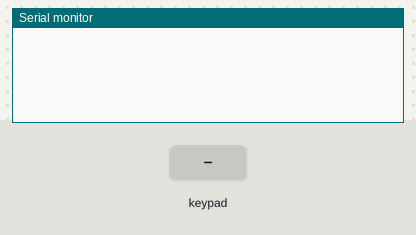
Simulated run of this sketch. Board: ESP32. Shown: the last lines printed to the serial monitor. The inputs (shaded band) are chosen by the test bench.

Above: at 1.2 s.
1.3 s: key '1' pressed
At 1.6 s:
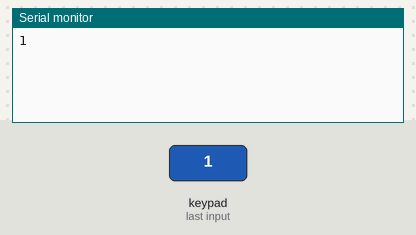
2.8 s: keypad keys 1 7 4 1 4 1 5 # pressed 0.4 s apart
At 6.1 s:
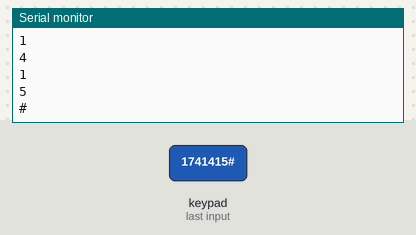
7.5 s: key 'A' pressed
At 8.7 s:
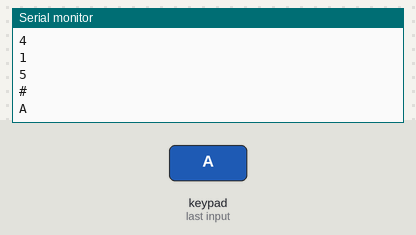
9.0 s: keypad keys 1 7 4 1 4 1 5 * pressed 0.4 s apart
At 13.3 s:
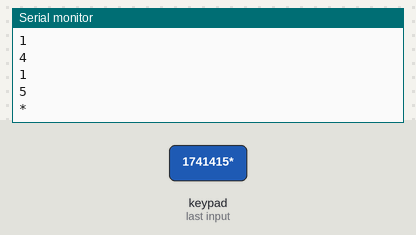
13.7 s: key 'B' pressed
At 14.5 s:
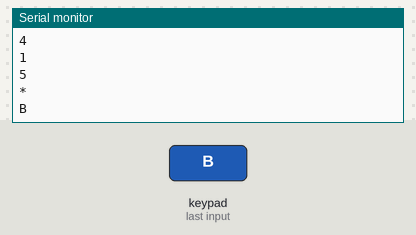
15.2 s: keypad keys 1 7 4 1 4 1 5 D pressed 0.4 s apart
At 19.3 s:
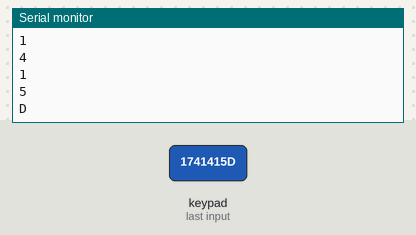
Timing chart, 0 to 20.8 s (numbered marks = the images above; inputs shaded):
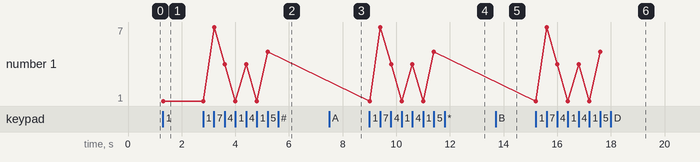

Measured:
- after the input at 1.3 s, the serial monitor: prints a new line at once (image 1)
- after the input at 2.8 s, the serial monitor: prints a new line after 0.41 s (image 2)
- after the input at 7.5 s, the serial monitor: prints a new line at once (image 3)
- after the input at 9.0 s, the serial monitor: prints a new line at once (image 4)
- after the input at 13.7 s, the serial monitor: prints a new line at once (image 5)
- after the input at 15.2 s, the serial monitor: prints a new line at once (image 6)
- plotted number 1: 1 → 5 after the input at 2.8 s

The sketch:

KEYPAD.ino
```cpp
/* ==================
  TrainWare
  KEYPAD Read Code
=================== */

// Inisialisasi Library
#include <Keypad.h>

// Definisikan Jumlah Baris (ROW) & Kolom (COL)
#define ROW_NUM     4 // empat rows
#define COL_NUM     4 // empat columns

// Inisialisai Variable Array Keys
// yang berisii Karakter dalam Keypad
char keys[ROW_NUM][COL_NUM] = {
  {'1', '2', '3', 'A'},
  {'4', '5', '6', 'B'},
  {'7', '8', '9', 'C'},
  {'*', '0', '#', 'D'}
};

// Inisialisasi Pin yang digunakan Keypad pada ESP32
byte pin_Rows[ROW_NUM]      = {17, 4, 14, 15};  // GPIO17, GPIO4, GPIO14, GPIO15 connect to the row pins
byte pin_Column[COL_NUM]    = {23, 19, 18, 5};  // GPIO23, GPIO19, GPIO18, GPIO5 connect to the column pins

// Alliasing Library Keypad -> keypad
Keypad keypad = Keypad( makeKeymap(keys), pin_Rows, pin_Column, ROW_NUM, COL_NUM );

void setup() {
  // Start serial dengan baudrate 115200
  Serial.begin(115200);
}

void loop() {
  // Variable penampung Tombol Keypad yang ditekan
  char key = keypad.getKey(); // Hasinya bisa berupa : 1 atau 4 atau A atau B

  // Jika nilai key = true,
  // maka Akan ditampilkan tombol yang ditekan melalui Serial Monitor
  if (key) {
    Serial.println(key);
  }
}
```
